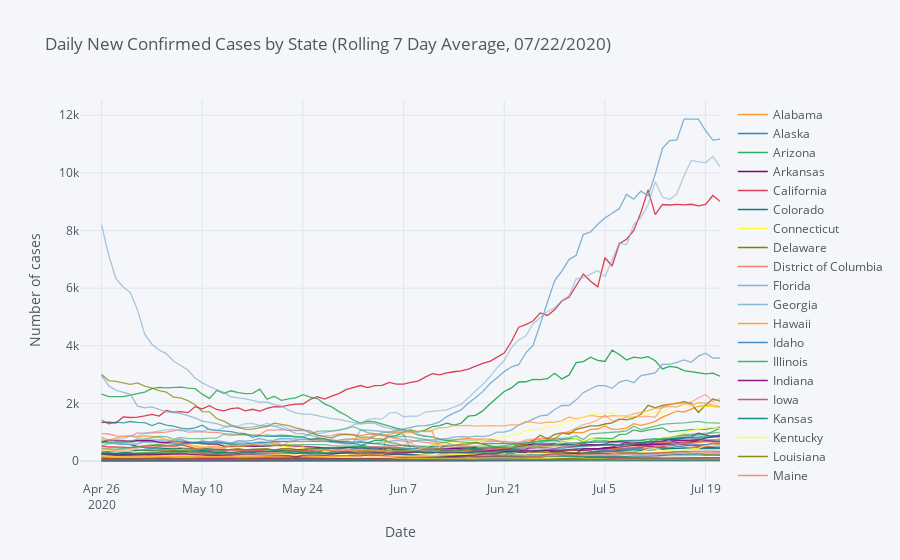

The cell this chart's notebook holds for it:
### Markdown cell above
Plot daily deaths

### Code cell
window_size = 7
rolling = states_daily_deaths.rolling(window=window_size, min_periods=3).mean()
states_deaths_plot = rolling.iplot(scale='log', yaxis_title='Number of cases', xaxis_title='Date',
              title='Daily New Confirmed Cases by State (Rolling {} Day Average, {})'.format(window_size, today), asFigure = True)

states_confirmed_plot
